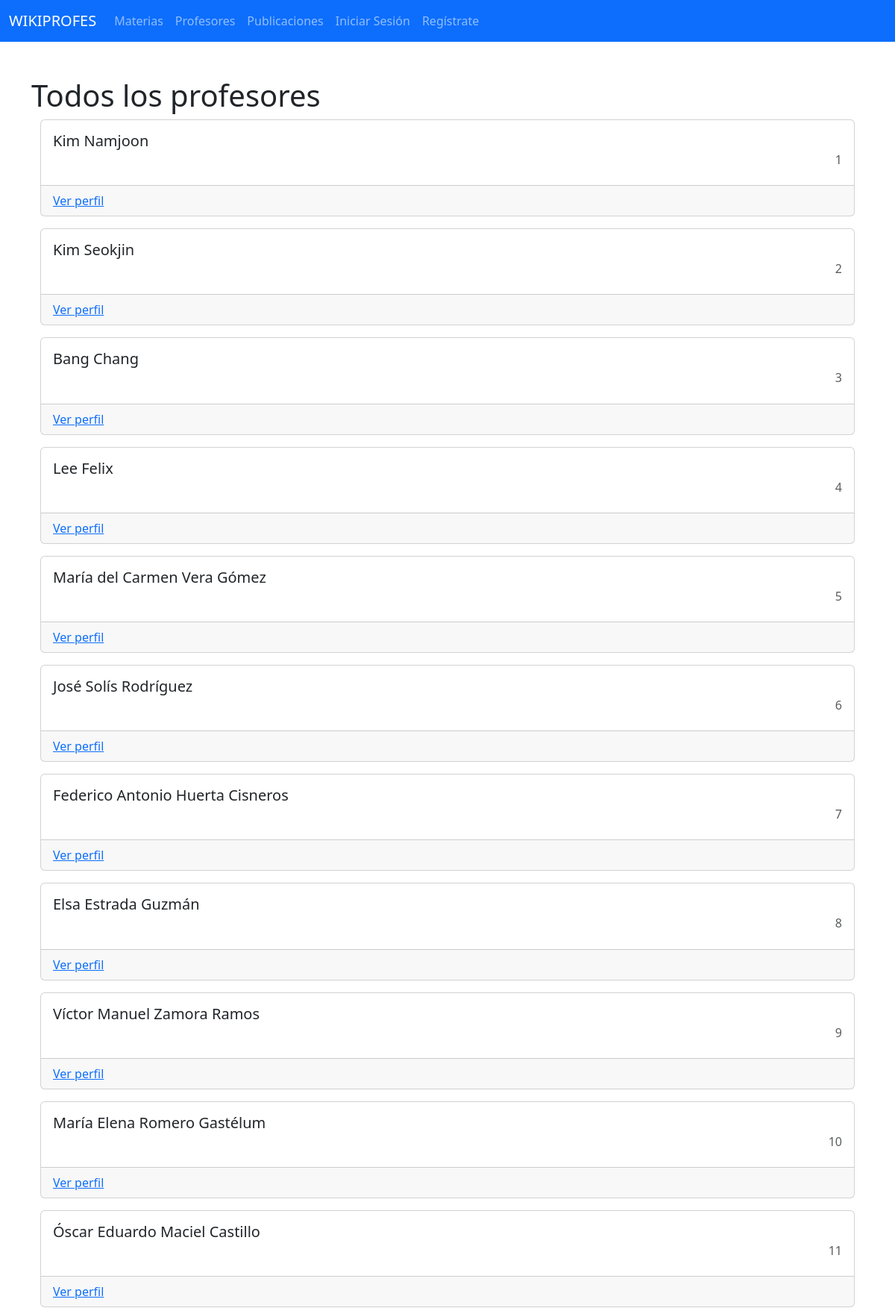
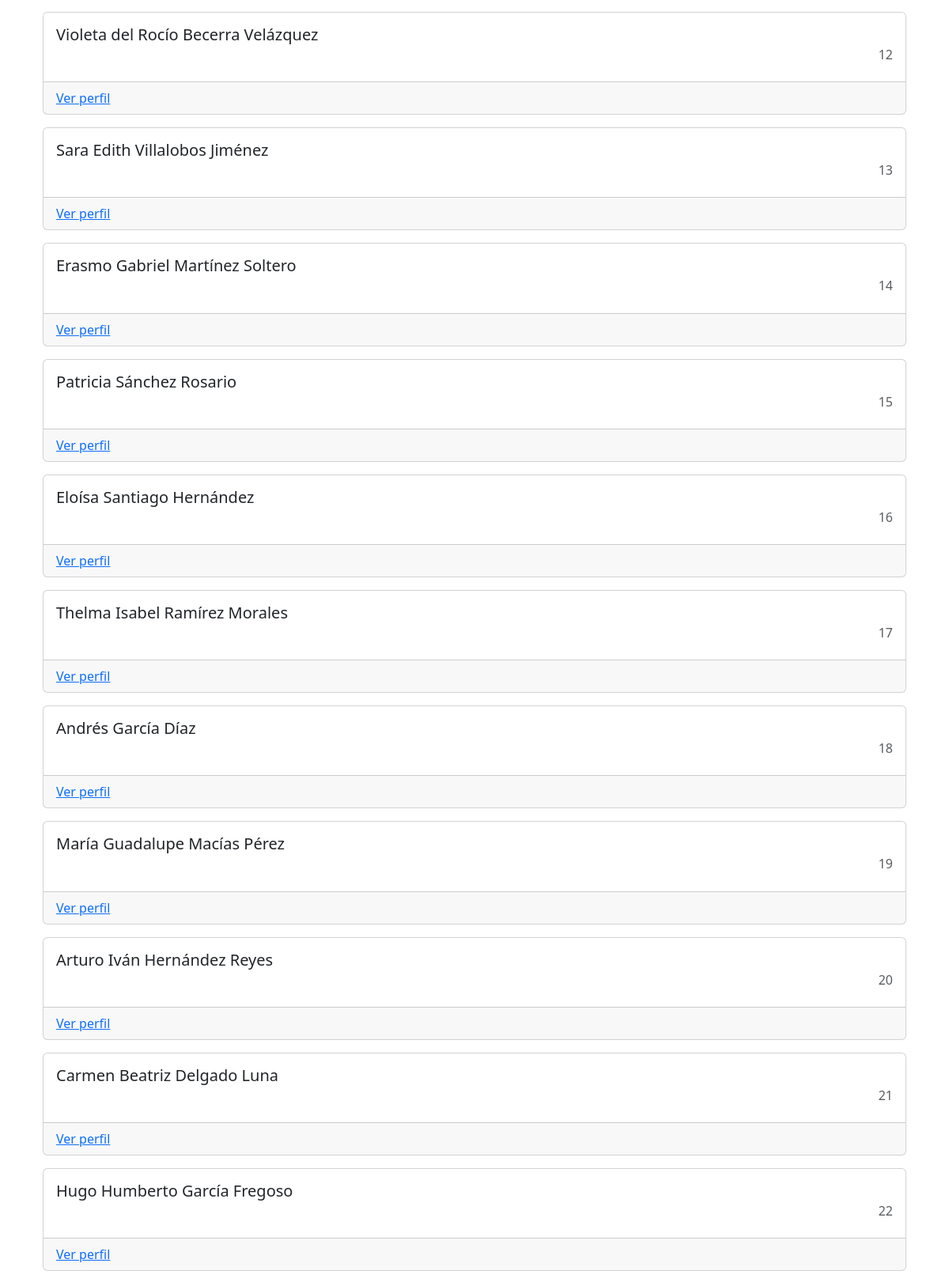
/profesores (upper part), run on the app's committed database (2 pictures, top to bottom).
### profesor/models.py (models this page shows, shortened)
class Profesor(models.Model):
    nombre = models.CharField(max_length=80)
    usuarios = models.ManyToManyField(User, through='publicacion.Publicacion')

### profesor/views.py (the view)
# urls.py: path("profesores", views.ProfesoresView.as_view(), name="profesores"),
class ProfesoresView(generic.ListView):
    template_name = "profesores/profesores.html"
    def get_queryset(self):
        return Profesor.objects.all()

### templates/profesores/profesores.html (shortened to what this page needs)
{% extends "base.html" %}
{% block content %}
    <div class="container mt-5">
        <h1>Todos los profesores</h1>
        {% for profesor in profesor_list %}
            <section>
                <div class="container">
                    <div class="card mb-3">
                        <div class="card-body">
                            <h5 class="card-title">{{profesor.nombre}}</h5>
                            <h6 class="card-subtitle mb-2 text-body-secondary text-end">{{profesor.id}}</h6>
                        </div>
                        <div class="card-footer text-body-secondary">
                            <a href="{% url 'publicacion:profesor' profesor.id%}">Ver perfil</a>
                        </div>
                    </div>
                </div>
            </section>
        {% endfor %}
    </div>
{% endblock content %}

### data on the page
Profesor: nombre "Kim Namjoon", id "1"
Profesor: nombre "Kim Seokjin", id "2"
Profesor: nombre "Bang Chang", id "3"
Profesor: nombre "Lee Felix", id "4"
Profesor: nombre "María del Carmen Vera Gómez", id "5"
Profesor: nombre "José Solís Rodríguez", id "6"
Profesor: nombre "Federico Antonio Huerta Cisneros", id "7"
Profesor: nombre "Elsa Estrada Guzmán", id "8"
Profesor: nombre "Víctor Manuel Zamora Ramos", id "9"
Profesor: nombre "María Elena Romero Gastélum", id "10"
Profesor: nombre "Óscar Eduardo Maciel Castillo", id "11"
Profesor: nombre "Violeta del Rocío Becerra Velázquez", id "12"
Profesor: nombre "Sara Edith Villalobos Jiménez", id "13"
Profesor: nombre "Erasmo Gabriel Martínez Soltero", id "14"
Profesor: nombre "Patricia Sánchez Rosario", id "15"
Profesor: nombre "Eloísa Santiago Hernández", id "16"
Profesor: nombre "Thelma Isabel Ramírez Morales", id "17"
Profesor: nombre "Andrés García Díaz", id "18"
Profesor: nombre "María Guadalupe Macías Pérez", id "19"
Profesor: nombre "Arturo Iván Hernández Reyes", id "20"
Profesor: nombre "Carmen Beatriz Delgado Luna", id "21"
Profesor: nombre "Hugo Humberto García Fregoso", id "22"
